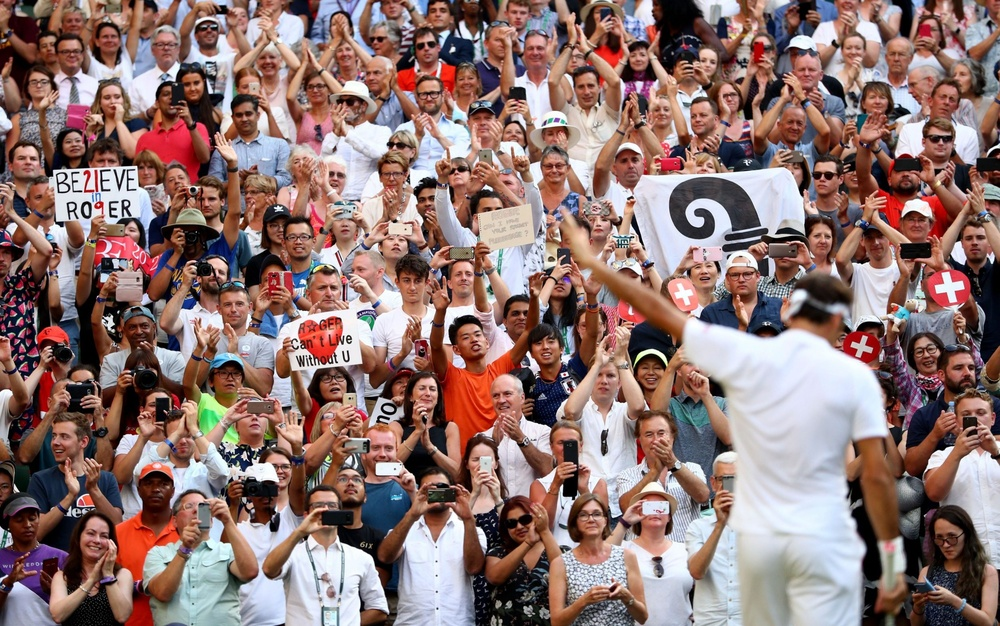
#> input picture img0.jpg, 1000 x 626 px, shrunk from 2499 x 1564 before the run, found by its file name
$ jupyter execute Task_NoteBook.ipynb
#> lines starting #> are read from the running program, lines starting #| are printed output that depends on the picture
[cell 1]
# importing libraries
import cv2
import matplotlib.pyplot as plt

# face ditection haarcascade classifier
face_cascade = cv2.CascadeClassifier('haarcascade_frontalface_default.xml')

# importing image
img = cv2.imread('img0.JPG')
#> img is the input picture: shape (626, 1000, 3); mean B, G, R 113, 116.2, 142.2

# Converting RGB to gray scale
gray = cv2.cvtColor(img, cv2.COLOR_BGR2GRAY)
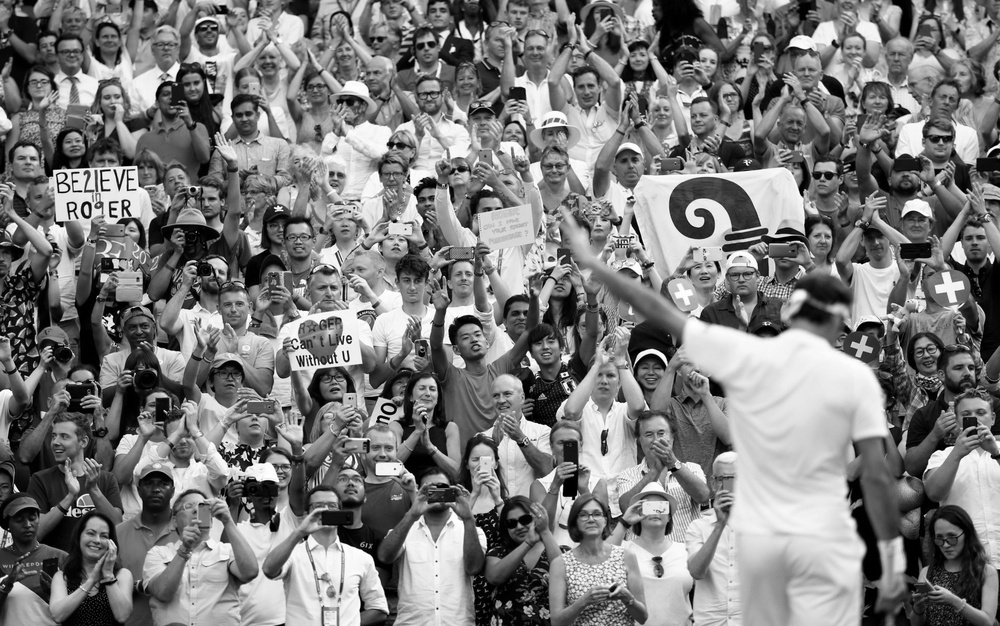
#> gray: shape (626, 1000); min 0, max 255, mean 123.6
faces = face_cascade.detectMultiScale(gray, 1.3, 5)
#> faces = [[96, 26, 26, 26], [883, 44, 26, 26], [453, 68, 28, 28], [25, 72, 27, 27], [179, 74, 27, 27], [573, 77, 26, 26], [807, 225, 30, 30], [413, 377, 29, 29], [634, 418, 40, 40], [575, 501, 35, 35], [76, 518, 43, 43]]
count_faces = len(faces)
#> count_faces = 11
print("Number of peoples: "+ str(count_faces))
#| Number of peoples: 11


$ run again, with img1.jpg copied over img0.jpg
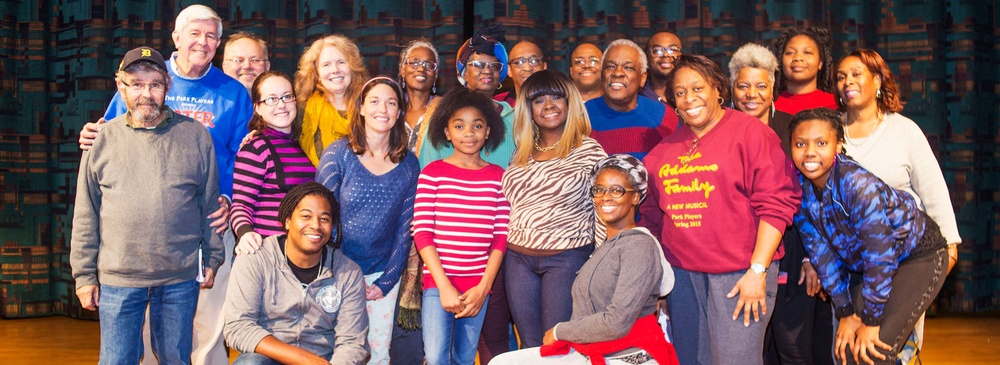
#> input picture img1.jpg, 1000 x 365 px, shrunk from 1920 x 700 before the run, found by its file name
#> img is the input picture: shape (365, 1000, 3); mean B, G, R 96.1, 91.4, 124
#> `gray = cv2.cvtColor(img, cv2.COLOR_BGR2GRAY)`:
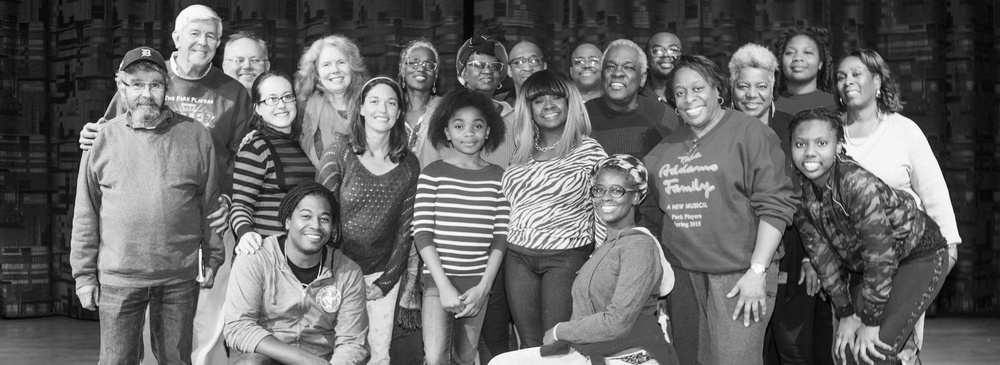
#> gray: shape (365, 1000); min 1, max 255, mean 101.7
#> faces = 15 rows, first 6: [223, 40, 47, 47], [314, 46, 42, 42], [729, 68, 47, 47], [179, 16, 47, 47], [777, 34, 48, 48], [594, 47, 49, 49]
#> count_faces = 15
#| Number of peoples: 15
